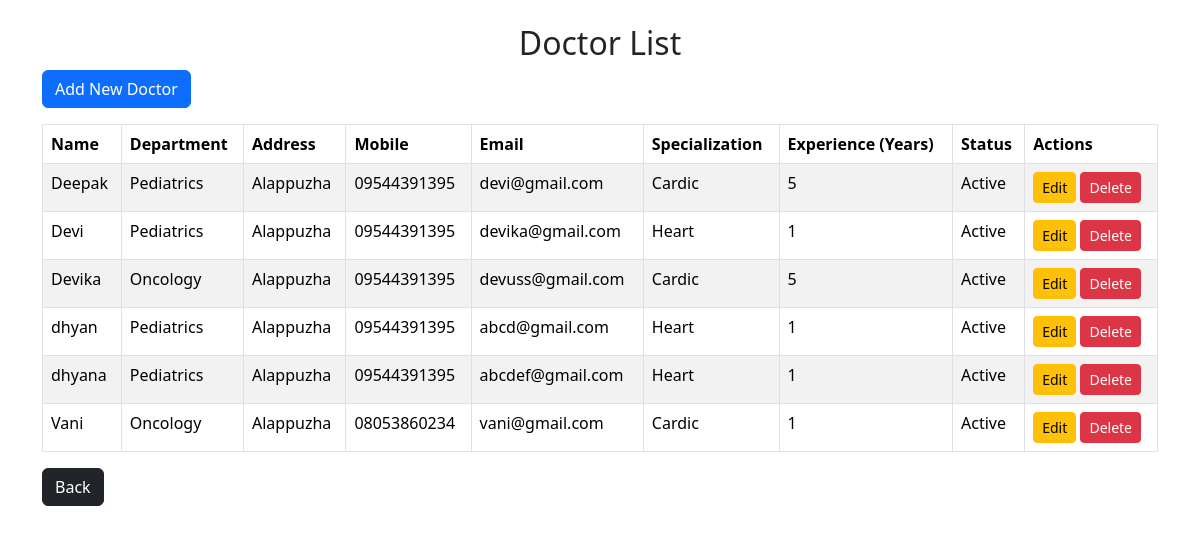
The page /listdoctor/ on the database as committed earlier.
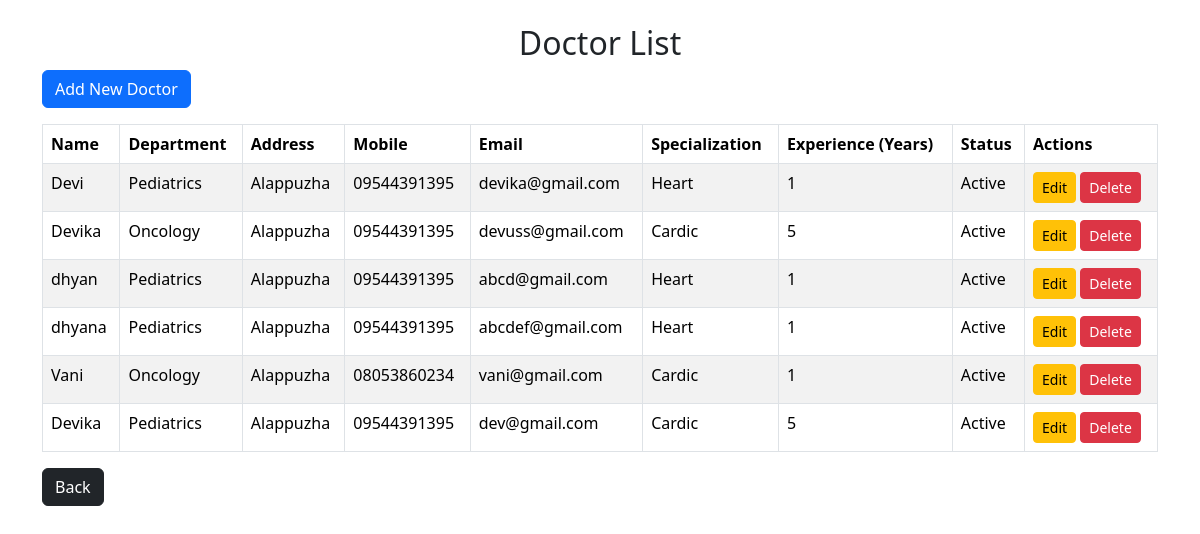
The same page on the database as committed later.
### hostapp/models.py (models this page shows, shortened)
class Doctor(models.Model):
    user = models.OneToOneField(User, on_delete=models.CASCADE, null=True, blank=True)
    name = models.CharField(max_length=100, null=True, blank=True)
    departments = models.ForeignKey(Department, on_delete=models.CASCADE)
    address = models.CharField(max_length=255, null=True, blank=True)
    mobile = models.CharField(max_length=15, null=True, blank=True)
    email = models.EmailField(unique=True, null=True, blank=True)
    specialization = models.CharField(max_length=100, null=True, blank=True)
    experience = models.PositiveIntegerField()  # Years of experience
    status = models.BooleanField(default=True, null=True, blank=True)  # Active or Inactive

class Department(models.Model):
    department_choices = [
        ('Emergency', 'Emergency'),
        ('Pediatrics', 'Pediatrics'),
        ('Oncology', 'Oncology'),
        ('Radiology', 'Radiology'),
    ]
    departments = models.CharField(max_length=30, choices=department_choices, blank=True, null=True)
    description = models.TextField()
    def __str__(self):
        return self.departments

### hostapp/views.py (the view)
# urls.py: path('listdoctor/',views.doctor_list,name='listdoctor'),
def doctor_list(request):
    doctors = Doctor.objects.all()
    return render(request, 'admin-doctor_list.html', {'doctors': doctors})

### templates/admin-doctor_list.html (shortened to what this page needs)
{% block content %}
<head>
    <link href="https://cdn.jsdelivr.net/npm/bootstrap@5.3.3/dist/css/bootstrap.min.css" rel="stylesheet">
</head>
<body>
<div class="container mt-4">
    <h2 class="text-center">Doctor List</h2>
    <div class="mb-3">
        <a href="{% url 'add_doctor' %}" class="btn btn-primary">Add New Doctor</a>
    </div>
    <table class="table table-bordered table-striped">
        <thead>
            <tr>
                <th>Name</th>
                <th>Department</th>
                <th>Address</th>
                <th>Mobile</th>
                <th>Email</th>
                <th>Specialization</th>
                <th>Experience (Years)</th>
                <th>Status</th>
                <th>Actions</th>
            </tr>
        </thead>
        <tbody>
            {% for doctor in doctors %}
            <tr>
                <td>{{ doctor.name }}</td>
                <td>{{ doctor.departments }}</td>
                <td>{{ doctor.address }}</td>
                <td>{{ doctor.mobile }}</td>
                <td>{{ doctor.email }}</td>
                <td>{{ doctor.specialization }}</td>
                <td>{{ doctor.experience }}</td>
                <td>{{ doctor.status|yesno:"Active,Inactive" }}</td>
                <td>
                    <a href="{% url 'update_doctor' doctor.id %}" class="btn btn-warning btn-sm">Edit</a>
                    <a href="{% url 'delete_doctor' doctor.id %}" class="btn btn-danger btn-sm" onclick="return confirm('Are you sure you want to delete this doctor?');">Delete</a>
                </td>
            </tr>
            {% empty %}
            <tr>
                <td colspan="9" class="text-center">No doctors found.</td>
            </tr>
            {% endfor %}
        </tbody>
    </table>
    <a href="{% url 'admin_dashboard' %}" class="btn btn-dark">Back</a>
</div>
</body>
{% endblock %}

Rows that differ between the two databases and show on the page:
removed Doctor: name "Deepak", departments "Pediatrics", address "Alappuzha", mobile "09544391395", email "devi@gmail.com", specialization "Cardic", experience "5", status "Active"
added Doctor: name "Devika", departments "Pediatrics", address "Alappuzha", mobile "09544391395", email "dev@gmail.com", specialization "Cardic", experience "5", status "Active"
